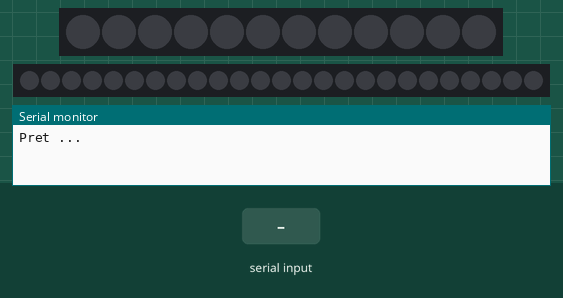
The sketch below on a simulated Arduino Uno, built with avr-gcc and run on an emulated ATmega328P. On the bench: 12 RGB LEDs in strip order, left to right, 25 RGB LEDs in strip order, left to right, the last lines printed to the serial monitor. The inputs (shaded band) are chosen by the test bench.

Above: at 1.2 s.
1.3 s: "jaune" received over the second serial link
At 2.0 s:
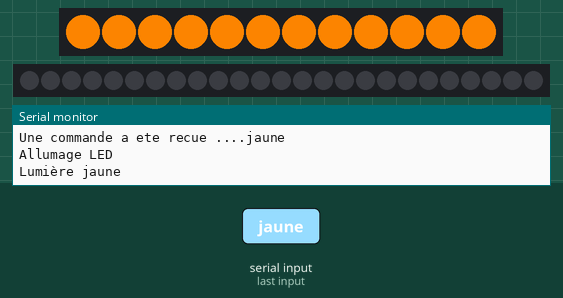
2.8 s: "rouge" received over the second serial link
At 3.1 s:
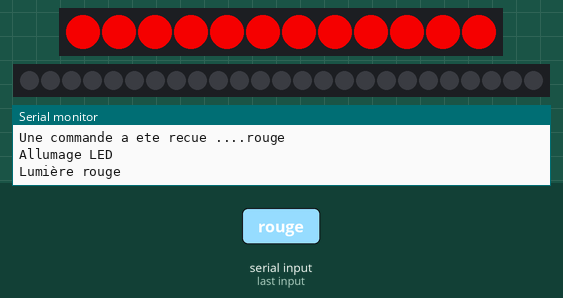
4.3 s: "violet" received over the second serial link
At 4.7 s:
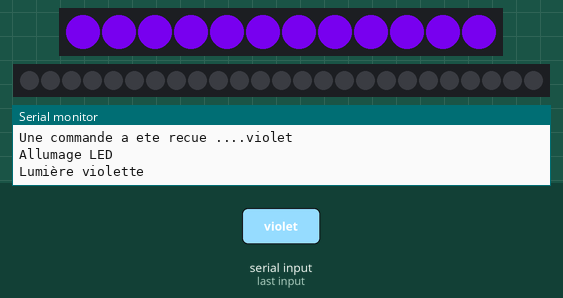
5.8 s: "bleu" received over the second serial link
At 6.3 s:
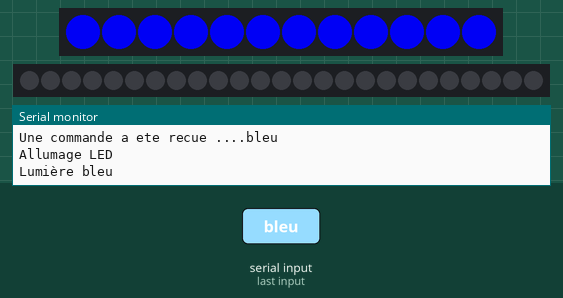
7.3 s: "veilleuse" received over the second serial link
At 8.0 s:
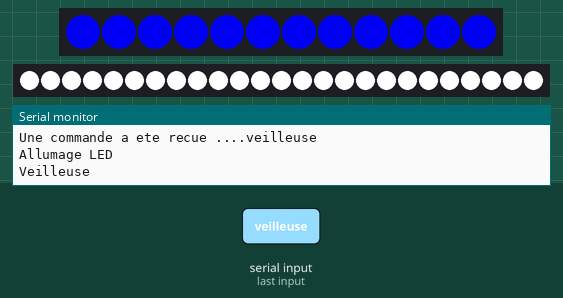
8.8 s: "LEDOFF" received over the second serial link
At 9.9 s:
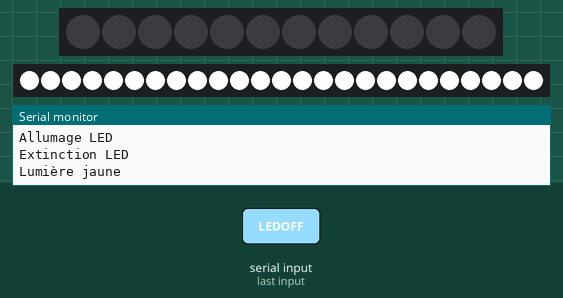
Timing chart, 0 to 11.3 s (numbered marks = the images above; inputs shaded):
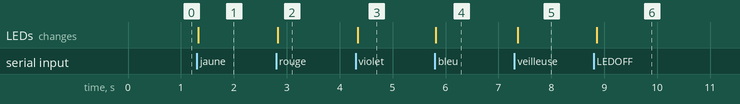

The sketch:

Application_chevet___veilleuse.ino
```cpp
// Bluetooth
#include <SoftwareSerial.h>  //Librairie Software Serial Port
#define RX 10                //Pin 10 pour RX
#define TX 11                //Pin 11 pour TX

// Creation objet serie pour le hc06
SoftwareSerial PhmHC06Serie(RX,TX);

String cmd="";

//Bande LED
#include <Adafruit_NeoPixel.h>
// Lumière d'ambiance
int X = 12;
Adafruit_NeoPixel strip = Adafruit_NeoPixel(X, 6, NEO_GRB + NEO_KHZ800);
// Veilleuse
int Y = 25;
Adafruit_NeoPixel strip2 = Adafruit_NeoPixel(Y, 5, NEO_GRB + NEO_KHZ800);


void setup() {
  //Bluetooth
  Serial.begin(9600);
  Serial.println("Pret ...");
  PhmHC06Serie.begin(9600);  //Valeur par défaut pour le HC06

  //Bande LED
  strip.begin();
  strip.show();
  strip2.begin();
  strip2.show();
}
void loop()
{
 //Lecture des données HC06
  while(PhmHC06Serie.available()>0){
    cmd+=(char)PhmHC06Serie.read();
    delayMicroseconds(50);
    Serial.println(cmd);
  }

  //Traitement de la commande recue
  if(cmd!=""){
    Serial.print("Une commande a ete recue ....");
    Serial.println(cmd);
    // Commande couleur pour allumage LED
        Serial.println("Allumage LED");
        if(cmd=="jaune"){
        for(int i = 0; i < X; i++ ) {strip.setPixelColor(i, 245, 128, 0);}
        strip.show();
        Serial.println("Lumière jaune");
        delay(1000);
        }
        if(cmd=="rouge"){
        for(int i = 0; i < X; i++ ) {strip.setPixelColor(i, 223, 0, 0);}
        strip.show();
        Serial.println("Lumière rouge");
        delay(1000);
        }
        if(cmd=="violet"){
        for(int i = 0; i < X; i++ ) {strip.setPixelColor(i, 102, 0, 204);}
        strip.show();
        Serial.println("Lumière violette");
        delay(1000);
        }
        if(cmd=="bleu"){
        for(int i = 0; i < X; i++ ) {strip.setPixelColor(i, 0, 0, 223);}
        strip.show();
        Serial.println("Lumière bleu");
        delay(1000);
        }
        if(cmd=="veilleuse"){
        for(int i = 0; i < Y; i++ ) {strip2.setPixelColor(i, 255, 255, 255);}
        strip2.show();
        Serial.println("Veilleuse");
        delay(1000);
        }
    }
    // Commande LEDOFF pour extinction LED
    if(cmd=="LEDOFF"){
        Serial.println("Extinction LED");
        for(int i = 0; i < X; i++ ) {strip.setPixelColor(i, 0, 0, 0);}
        strip.show();
        Serial.println("Lumière jaune");
        delay(1000);
    }
    if(cmd=="LEDOFF Veilleuse"){
        Serial.println("Extinction LED");
        for(int i = 0; i < Y; i++ ) {strip2.setPixelColor(i, 0, 0, 0);}
        strip2.show();
        Serial.println("Lumière jaune");
        delay(1000);
    }
    cmd=""; //Reset variable commande envoyée par Bluetooth
  }
```

Measured:
- after the input at 1.3 s, the LEDs: change at once (image 1)
- after the input at 2.8 s, the LEDs: change at once (image 2)
- after the input at 4.3 s, the LEDs: change at once (image 3)
- after the input at 5.8 s, the LEDs: change at once (image 4)
- after the input at 7.3 s, the LEDs: change after 0.07 s (image 5)
- after the input at 8.8 s, the LEDs: change after 0.05 s (image 6)
